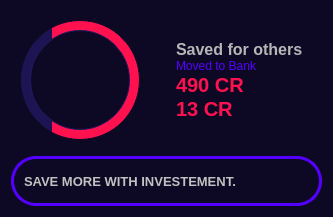
         <widget class="QFrame" name="savingsBox">
          <property name="styleSheet">
           <string notr="true">QFrame {
	background-color: rgb(13, 9, 36);
	border: none;
	border-radius: 12px;
}</string>
          </property>
          <property name="frameShape">
           <enum>QFrame::NoFrame</enum>
          </property>
          <property name="frameShadow">
           <enum>QFrame::Raised</enum>
          </property>
          <layout class="QVBoxLayout" name="verticalLayout_21">
           <item>
            <widget class="QFrame" name="frame_39">
             <property name="frameShape">
              <enum>QFrame::StyledPanel</enum>
             </property>
             <property name="frameShadow">
              <enum>QFrame::Raised</enum>
             </property>
             <layout class="QHBoxLayout" name="horizontalLayout_16">
              <item>
               <widget class="QFrame" name="frame_51">
                <property name="minimumSize">
                 <size>
                  <width>120</width>
                  <height>120</height>
                 </size>
                </property>
                <property name="maximumSize">
                 <size>
                  <width>120</width>
                  <height>120</height>
                 </size>
                </property>
                <property name="styleSheet">
                 <string notr="true">background-color: qlineargradient(spread:pad, x1:0, y1:0, x2:1, y2:0, stop:0.267 rgba(29, 21, 83, 1), stop:0.269 rgba(255, 17, 80, 1));
border: 1px solid rgb(13, 9, 36);
border-radius: 60;</string>
                </property>
                <property name="frameShape">
                 <enum>QFrame::NoFrame</enum>
                </property>
                <property name="frameShadow">
                 <enum>QFrame::Raised</enum>
                </property>
                <layout class="QHBoxLayout" name="horizontalLayout_32">
                 <property name="spacing">
                  <number>0</number>
                 </property>
                 <property name="leftMargin">
                  <number>0</number>
                 </property>
                 <property name="topMargin">
                  <number>0</number>
                 </property>
                 <property name="rightMargin">
                  <number>0</number>
                 </property>
                 <property name="bottomMargin">
                  <number>0</number>
                 </property>
                 <item alignment="Qt::AlignHCenter">
                  <widget class="QFrame" name="frame_52">
                   <property name="minimumSize">
                    <size>
                     <width>100</width>
                     <height>100</height>
                    </size>
                   </property>
                   <property name="maximumSize">
                    <size>
                     <width>100</width>
                     <height>100</height>
                    </size>
                   </property>
                   <property name="styleSheet">
                    <string notr="true">background-color: rgb(13, 9, 36);
border: 1px solid rgb(33, 24, 94);
border-radius: 50px;</string>
                   </property>
                   <property name="frameShape">
                    <enum>QFrame::NoFrame</enum>
                   </property>
                   <property name="frameShadow">
                    <enum>QFrame::Raised</enum>
                   </property>
                   <layout class="QHBoxLayout" name="horizontalLayout_33">
                    <property name="spacing">
                     <number>0</number>
                    </property>
                    <property name="leftMargin">
                     <number>0</number>
                    </property>
                    <property name="topMargin">
                     <number>0</number>
                    </property>
                    <property name="rightMargin">
                     <number>0</number>
                    </property>
                    <property name="bottomMargin">
                     <number>0</number>
                    </property>
                    <item>
                     <widget class="QFrame" name="frame_53">
                      <property name="minimumSize">
                       <size>
                        <width>50</width>
                        <height>50</height>
                       </size>
                      </property>
                      <property name="maximumSize">
                       <size>
                        <width>50</width>
                        <height>50</height>
                       </size>
                      </property>
                      <property name="styleSheet">
                       <string notr="true">QFrame {
	border: none;
	border-radius: 25;
    
	image: url(:/newPrefix/icons/euro_money.svg);
}</string>
                      </property>
                      <property name="frameShape">
                       <enum>QFrame::NoFrame</enum>
                      </property>
                      <property name="frameShadow">
                       <enum>QFrame::Raised</enum>
                      </property>
                     </widget>
                    </item>
                   </layout>
                  </widget>
                 </item>
                </layout>
               </widget>
              </item>
              <item>
               <widget class="QFrame" name="frame_50">
                <property name="frameShape">
                 <enum>QFrame::NoFrame</enum>
                </property>
                <property name="frameShadow">
                 <enum>QFrame::Raised</enum>
                </property>
                <layout class="QVBoxLayout" name="verticalLayout_22">
                 <property name="spacing">
                  <number>0</number>
                 </property>
                 <property name="leftMargin">
                  <number>30</number>
                 </property>
                 <property name="topMargin">
                  <number>20</number>
                 </property>
                 <property name="rightMargin">
                  <number>10</number>
                 </property>
                 <property name="bottomMargin">
                  <number>20</number>
                 </property>
                 <item>
                  <widget class="QLabel" name="label_28">
                   <property name="font">
                    <font>
                     <pointsize>12</pointsize>
                     <weight>75</weight>
                     <bold>true</bold>
                    </font>
                   </property>
                   <property name="styleSheet">
                    <string notr="true">color: rgb(182, 182, 182);</string>
                   </property>
                   <property name="text">
                    <string>&lt;html&gt;&lt;head/&gt;&lt;body&gt;&lt;p&gt;Saved for others&lt;/p&gt;&lt;/body&gt;&lt;/html&gt;</string>
                   </property>
                  </widget>
                 </item>
                 <item alignment="Qt::AlignVCenter">
                  <widget class="QLabel" name="label_31">
                   <property name="styleSheet">
                    <string notr="true">color: rgb(182, 182, 182);</string>
                   </property>
                   <property name="text">
                    <string>&lt;html&gt;&lt;head/&gt;&lt;body&gt;&lt;p&gt;&lt;span style=&quot; color:#5500ff;&quot;&gt;Moved to Bank&lt;/span&gt;&lt;/p&gt;&lt;/body&gt;&lt;/html&gt;</string>
                   </property>
                  </widget>
                 </item>
                 <item>
                  <widget class="QLabel" name="label_29">
                   <property name="font">
                    <font>
                     <pointsize>15</pointsize>
                     <weight>75</weight>
                     <bold>true</bold>
                    </font>
                   </property>
                   <property name="styleSheet">
                    <string notr="true">color: rgb(159, 159, 159);</string>
                   </property>
                   <property name="text">
                    <string>&lt;html&gt;&lt;head/&gt;&lt;body&gt;&lt;p&gt;&lt;span style=&quot; color:#ff1150;&quot;&gt;490 CR&lt;/span&gt;&lt;/p&gt;&lt;/body&gt;&lt;/html&gt;</string>
                   </property>
                  </widget>
                 </item>
                 <item>
                  <widget class="QLabel" name="label_30">
                   <property name="font">
                    <font>
                     <pointsize>15</pointsize>
                     <weight>75</weight>
                     <bold>true</bold>
                    </font>
                   </property>
                   <property name="styleSheet">
                    <string notr="true">color: rgb(159, 159, 159);</string>
                   </property>
                   <property name="text">
                    <string>&lt;html&gt;&lt;head/&gt;&lt;body&gt;&lt;p&gt;&lt;span style=&quot; color:#ff1150;&quot;&gt;13 CR&lt;/span&gt;&lt;/p&gt;&lt;/body&gt;&lt;/html&gt;</string>
                   </property>
                  </widget>
                 </item>
                </layout>
               </widget>
              </item>
             </layout>
            </widget>
           </item>
           <item>
            <widget class="QFrame" name="frame_40">
             <property name="minimumSize">
              <size>
               <width>0</width>
               <height>50</height>
              </size>
             </property>
             <property name="maximumSize">
              <size>
               <width>16777215</width>
               <height>50</height>
              </size>
             </property>
             <property name="frameShape">
              <enum>QFrame::StyledPanel</enum>
             </property>
             <property name="frameShadow">
              <enum>QFrame::Raised</enum>
             </property>
             <layout class="QHBoxLayout" name="horizontalLayout_22">
              <property name="spacing">
               <number>0</number>
              </property>
              <property name="leftMargin">
               <number>0</number>
              </property>
              <property name="topMargin">
               <number>0</number>
              </property>
              <property name="rightMargin">
               <number>0</number>
              </property>
              <property name="bottomMargin">
               <number>0</number>
              </property>
              <item>
               <widget class="QPushButton" name="pushButton_11">
                <property name="minimumSize">
                 <size>
                  <width>0</width>
                  <height>50</height>
                 </size>
                </property>
                <property name="font">
                 <font>
                  <pointsize>10</pointsize>
                  <weight>75</weight>
                  <bold>true</bold>
                 </font>
                </property>
                <property name="styleSheet">
                 <string notr="true">border: 3px solid rgb(85, 0, 255);
border-radius: 25;
text-align: left;
padding-left: 10px;
color: rgb(194, 194, 194);</string>
                </property>
                <property name="text">
                 <string>SAVE MORE WITH INVESTEMENT.</string>
                </property>
                <property name="icon">
                 <iconset>
                  <normaloff>:/icons/icons/smile.svg</normaloff>:/icons/icons/smile.svg</iconset>
                </property>
                <property name="iconSize">
                 <size>
                  <width>30</width>
                  <height>30</height>
                 </size>
                </property>
               </widget>
              </item>
             </layout>
            </widget>
           </item>
          </layout>
         </widget>
